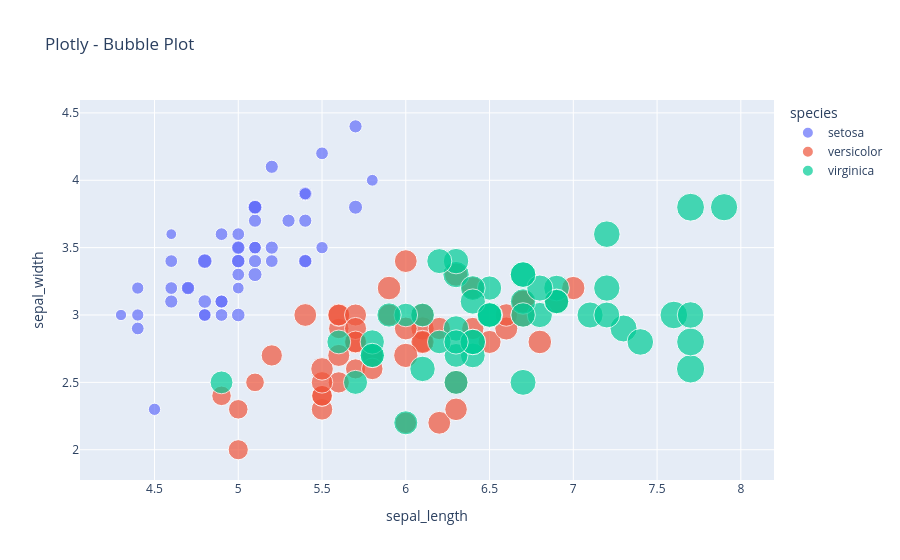

Write notebook code for a chart like this one.
### Code cell
px.scatter(df, x="sepal_length", y="sepal_width", size="petal_length", color="species", title="Plotly - Bubble Plot").show()

### Figure 1 — Plotly figure (JSON) as saved in the notebook; plotly's stock layout.template omitted (floating-point values rounded to 4 significant figures)
{"data": [{"hovertemplate": "species=setosa<br>sepal_length=%{x}<br>sepal_width=%{y}<br>petal_length=%{marker.size}<extra></extra>", "legendgroup": "setosa", "marker": {"color": "#636efa", "size": [1.4, 1.4, 1.3, 1.5, 1.4, 1.7, 1.4, 1.5, 1.4, 1.5, 1.5, 1.6, 1.4, 1.1, 1.2, 1.5, 1.3, 1.4, 1.7, 1.5, 1.7, 1.5, 1, 1.7, 1.9, 1.6, 1.6, 1.5, 1.4, 1.6, 1.6, 1.5, 1.5, 1.4, 1.5, 1.2, 1.3, 1.4, 1.3, 1.5, 1.3, 1.3, 1.3, 1.6, 1.9, 1.4, 1.6, 1.4, 1.5, 1.4], "sizemode": "area", "sizeref": 0.01725, "symbol": "circle"}, "mode": "markers", "name": "setosa", "orientation": "v", "showlegend": true, "type": "scatter", "x": [5.1, 4.9, 4.7, 4.6, 5, 5.4, 4.6, 5, 4.4, 4.9, 5.4, 4.8, 4.8, 4.3, 5.8, 5.7, 5.4, 5.1, 5.7, 5.1, 5.4, 5.1, 4.6, 5.1, 4.8, 5, 5, 5.2, 5.2, 4.7, 4.8, 5.4, 5.2, 5.5, 4.9, 5, 5.5, 4.9, 4.4, 5.1, 5, 4.5, 4.4, 5, 5.1, 4.8, 5.1, 4.6, 5.3, 5], "xaxis": "x", "y": [3.5, 3, 3.2, 3.1, 3.6, 3.9, 3.4, 3.4, 2.9, 3.1, 3.7, 3.4, 3, 3, 4, 4.4, 3.9, 3.5, 3.8, 3.8, 3.4, 3.7, 3.6, 3.3, 3.4, 3, 3.4, 3.5, 3.4, 3.2, 3.1, 3.4, 4.1, 4.2, 3.1, 3.2, 3.5, 3.6, 3, 3.4, 3.5, 2.3, 3.2, 3.5, 3.8, 3, 3.8, 3.2, 3.7, 3.3], "yaxis": "y"}, {"hovertemplate": "species=versicolor<br>sepal_length=%{x}<br>sepal_width=%{y}<br>petal_length=%{marker.size}<extra></extra>", "legendgroup": "versicolor", "marker": {"color": "#EF553B", "size": [4.7, 4.5, 4.9, 4, 4.6, 4.5, 4.7, 3.3, 4.6, 3.9, 3.5, 4.2, 4, 4.7, 3.6, 4.4, 4.5, 4.1, 4.5, 3.9, 4.8, 4, 4.9, 4.7, 4.3, 4.4, 4.8, 5, 4.5, 3.5, 3.8, 3.7, 3.9, 5.1, 4.5, 4.5, 4.7, 4.4, 4.1, 4, 4.4, 4.6, 4, 3.3, 4.2, 4.2, 4.2, 4.3, 3, 4.1], "sizemode": "area", "sizeref": 0.01725, "symbol": "circle"}, "mode": "markers", "name": "versicolor", "orientation": "v", "showlegend": true, "type": "scatter", "x": [7, 6.4, 6.9, 5.5, 6.5, 5.7, 6.3, 4.9, 6.6, 5.2, 5, 5.9, 6, 6.1, 5.6, 6.7, 5.6, 5.8, 6.2, 5.6, 5.9, 6.1, 6.3, 6.1, 6.4, 6.6, 6.8, 6.7, 6, 5.7, 5.5, 5.5, 5.8, 6, 5.4, 6, 6.7, 6.3, 5.6, 5.5, 5.5, 6.1, 5.8, 5, 5.6, 5.7, 5.7, 6.2, 5.1, 5.7], "xaxis": "x", "y": [3.2, 3.2, 3.1, 2.3, 2.8, 2.8, 3.3, 2.4, 2.9, 2.7, 2, 3, 2.2, 2.9, 2.9, 3.1, 3, 2.7, 2.2, 2.5, 3.2, 2.8, 2.5, 2.8, 2.9, 3, 2.8, 3, 2.9, 2.6, 2.4, 2.4, 2.7, 2.7, 3, 3.4, 3.1, 2.3, 3, 2.5, 2.6, 3, 2.6, 2.3, 2.7, 3, 2.9, 2.9, 2.5, 2.8], "yaxis": "y"}, {"hovertemplate": "species=virginica<br>sepal_length=%{x}<br>sepal_width=%{y}<br>petal_length=%{marker.size}<extra></extra>", "legendgroup": "virginica", "marker": {"color": "#00cc96", "size": [6, 5.1, 5.9, 5.6, 5.8, 6.6, 4.5, 6.3, 5.8, 6.1, 5.1, 5.3, 5.5, 5, 5.1, 5.3, 5.5, 6.7, 6.9, 5, 5.7, 4.9, 6.7, 4.9, 5.7, 6, 4.8, 4.9, 5.6, 5.8, 6.1, 6.4, 5.6, 5.1, 5.6, 6.1, 5.6, 5.5, 4.8, 5.4, 5.6, 5.1, 5.1, 5.9, 5.7, 5.2, 5, 5.2, 5.4, 5.1], "sizemode": "area", "sizeref": 0.01725, "symbol": "circle"}, "mode": "markers", "name": "virginica", "orientation": "v", "showlegend": true, "type": "scatter", "x": [6.3, 5.8, 7.1, 6.3, 6.5, 7.6, 4.9, 7.3, 6.7, 7.2, 6.5, 6.4, 6.8, 5.7, 5.8, 6.4, 6.5, 7.7, 7.7, 6, 6.9, 5.6, 7.7, 6.3, 6.7, 7.2, 6.2, 6.1, 6.4, 7.2, 7.4, 7.9, 6.4, 6.3, 6.1, 7.7, 6.3, 6.4, 6, 6.9, 6.7, 6.9, 5.8, 6.8, 6.7, 6.7, 6.3, 6.5, 6.2, 5.9], "xaxis": "x", "y": [3.3, 2.7, 3, 2.9, 3, 3, 2.5, 2.9, 2.5, 3.6, 3.2, 2.7, 3, 2.5, 2.8, 3.2, 3, 3.8, 2.6, 2.2, 3.2, 2.8, 2.8, 2.7, 3.3, 3.2, 2.8, 3, 2.8, 3, 2.8, 3.8, 2.8, 2.8, 2.6, 3, 3.4, 3.1, 3, 3.1, 3.1, 3.1, 2.7, 3.2, 3.3, 3, 2.5, 3, 3.4, 3], "yaxis": "y"}], "layout": {"legend": {"itemsizing": "constant", "title": {"text": "species"}, "tracegroupgap": 0}, "title": {"text": "Plotly - Bubble Plot"}, "xaxis": {"anchor": "y", "domain": [0, 1], "title": {"text": "sepal_length"}}, "yaxis": {"anchor": "x", "domain": [0, 1], "title": {"text": "sepal_width"}}}}
